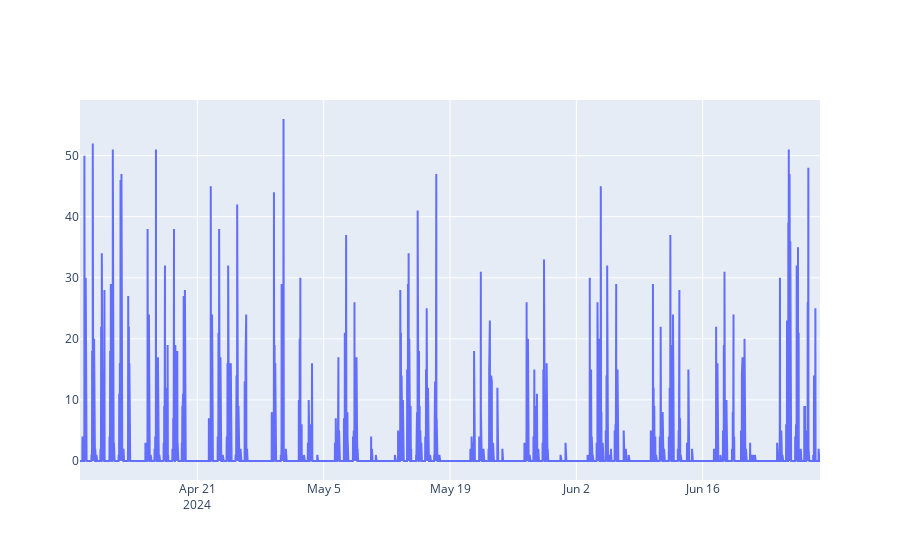

The notebook cell this image was saved under:
### Markdown cell above
## 1.1 Basic Time Plot

### Code cell
# Plotting the data
data_resampled = resample(data_filterd, "datetime", "15min", "count")
fig = go.Figure()
# line plot
fig.add_trace(go.Scatter(x=data_resampled["datetime"], y=data_resampled["event_type"], mode='lines', name='lines'))

### Figure 1 — Plotly figure (JSON) as saved in the notebook; plotly's stock layout.template omitted (floating-point values rounded to 4 significant figures; data arrays with more than 128 entries replaced by an {"elided": "..."} marker saying what was removed)
{"data": [{"mode": "lines", "name": "lines", "type": "scatter", "x": {"elided": "7873 str values"}, "y": {"elided": "7873 int values"}}], "layout": {}}
